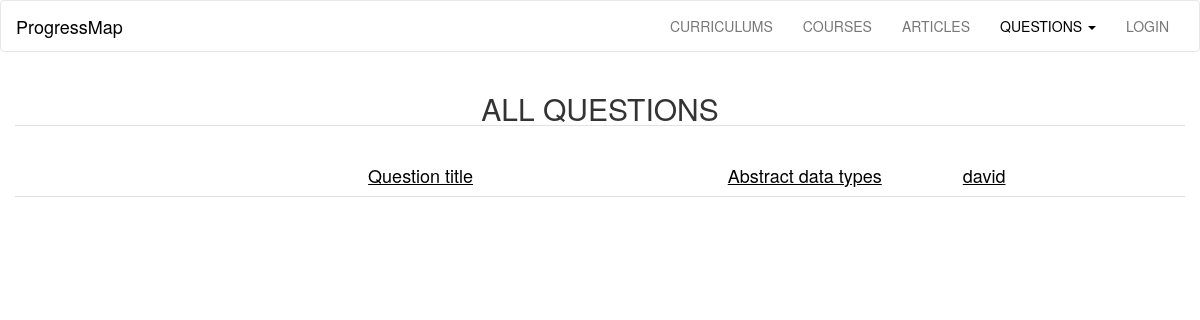
The page /questions/ on the database as committed earlier.
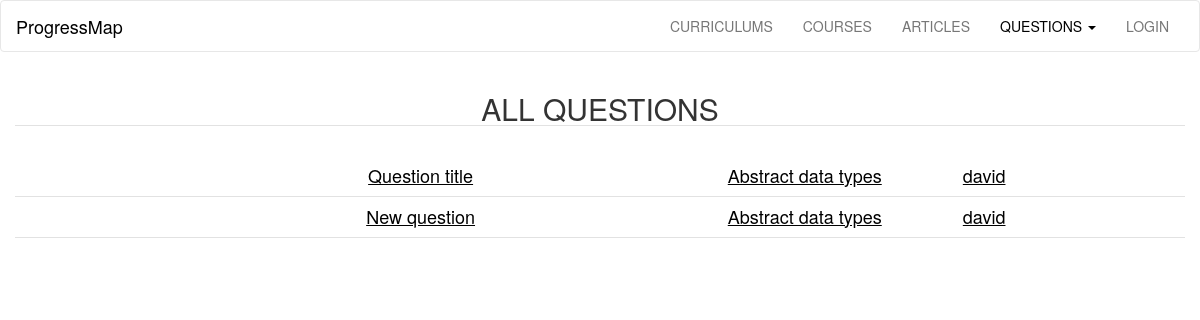
The same page on the database as committed later.
### progressMap/models.py (models this page shows, shortened)
class Questions(db.Model):
	id= db.Column(db.Integer, primary_key = True)
	title = db.Column(db.Text, nullable = False)
	message = db.Column(db.Text, nullable = False)
	user_id = db.Column(db.Integer, db.ForeignKey('user.id'), nullable=False)
	article_id = db.Column(db.Integer, db.ForeignKey('articles.id'), nullable=False)
	comments = db.relationship('Comments', backref = 'question', lazy = 'dynamic')

class Articles(db.Model):
	id  = db.Column(db.Integer, primary_key = True)
	title = db.Column(db.String(300), nullable=False)
	description = db.Column(db.Text, nullable=False)
	questions = db.relationship('Questions', backref='article', lazy='dynamic')
	user_id = db.Column(db.Integer, db.ForeignKey('user.id'), nullable=False)
	course_id = db.Column(db.Integer, db.ForeignKey('courses.id'), nullable=False)
	curriculum_id = db.Column(db.Integer, db.ForeignKey('curriculums.id'), nullable=False)

class User(db.Model, UserMixin):
	id = db.Column(db.Integer, primary_key = True)
	username = db.Column(db.String(40), unique = True)
	email = db.Column(db.String(120), unique = True)
	password_hash = db.Column(db.String)
	articles =  db.relationship('Articles', backref='user', lazy='dynamic')
	courses =  db.relationship('Courses', backref='user', lazy='dynamic')
	curriculums =  db.relationship('Curriculums', backref='user', lazy='dynamic')
	questions = db.relationship('Questions', backref='user', lazy='dynamic')
	comments = db.relationship('Comments', backref='user', lazy='dynamic')
	completed = db.relationship('Completed', backref='user', lazy='dynamic')
	allContent = db.relationship('AllContent', backref='user', lazy='dynamic')
	@property
	def password(self):
		raise AttributeError('password: write-only field')

### progressMap/questions/views.py (the view)
@questions.route('/', defaults={'page':'all'})
@questions.route('/<page>')
def show(page):
	if page == 'all':
		allQuestions = models.getFromDb(models.Questions, 6)
		allComments = models.getFromDb2(models.Comments, 6)
		return render_template('questions.html', allQuestions=allQuestions, allComments=allComments)
	elif page ==  models.getByTitle(models.Questions, page).title:
		question = models.getByTitle(models.Questions, page)
		comments = models.getComments(question)
		return render_template('showQuestion.html', question=question, comments=comments)
	else:
		abort(404)

### progressMap/models.py (called while the page is built)
def getFromDb(className, num):
	return className.query.order_by(desc(className.title)).limit(num)

def getFromDb2(className, num):
	return className.query.order_by(desc(className.message)).limit(num)

### progressMap/templates/questions.html (shortened to what this page needs)
{% extends 'base.html' %}
{% block questions_link %}
<li class="dropdown">
<a class="dropdown-toggle active" data-toggle="dropdown" href="#">QUESTIONS
<span class="caret"></span></a>
</li>
{% endblock %}
{% block content %}
<section class="container-fluid content">
	<h2 class="text-center b-down">ALL QUESTIONS</h2>
	<br />
	{% for question in allQuestions%}
	<section class="b-down message text-center underline">
		<h4 class="messageCol">
			<a href="{{ url_for('questions.show', page = question.title) }}">
				{{ question.title.capitalize() }}
			</a>
		</h4>
		<h4>
			<a href="{{ url_for('articles.show', page = question.article.title) }}">
				{{ question.article.title.capitalize() }}
			</a>
		</h4>
		<h4>
			<a href="{{ url_for('user.userPage', username = question.user.username) }}">
				{{ question.user.username }}
			</a>
		</h4>
	</section>
	{% else %}
		<h4 class="text-center">No questions added yet.</h4>
	{% endfor %}
	</section>
{% endblock %}

### progressMap/templates/base.html (shortened to what this page needs)
<!doctype html>
<html>
<head>
	<link rel="stylesheet" href="{{ url_for('static', filename='css/bootstrap.min.css') }}">
	<link rel='stylesheet' href="{{ url_for('static', filename='css/main.css') }}">
</head>
<body>
	<nav class="navbar navbar-default">
		<div class="container-fluid">
			<div class="navbar-header">
				<a class="navbar-brand active" href="{{ url_for('main.show', page='map') }}">
					ProgressMap
				</a>
			</div>
			<div class="collapse navbar-collapse" id="myNavbar">
				<ul class="nav navbar-nav navbar-right nav-items text-center">
					{% block curriculums_link %}
  					<li><a href="{{ url_for('curriculums.show')}}">CURRICULUMS</a></li>
					{% endblock %}
					{% block courses_link %}
  					<li><a href="{{ url_for('courses.show')}}">COURSES</a></li>
					{% endblock %}
					{% block articles_link %}
  					<li><a href="{{ url_for('articles.show')}}">ARTICLES</a></li>
					{% endblock %}
					{% block questions_link %}{% endblock %}
					{% block user_link %}
					{% if current_user.is_authenticated %}
					<li class="dropdown">
                        <a class="dropdown-toggle" data-toggle="dropdown" href="#">{{current_user.username}}
                            <span class="caret"></span></a>
                        <ul class="dropdown-menu">
                            <li class="text-center"><a href="{{ url_for('user.userPage', username=current_user.username) }}">PROGRESS</a></li>
							<li class="text-center">
								<a href="{{ url_for('user.addedContent', username=current_user.username)}}">CONTENT</a>
							</li>
                            <li class="text-center"><a href="{{ url_for('add.main')}}">ADD CONTENT</a></li>
                            <li class="text-center"><a href="{{ url_for('main.show', page='signout')}}">SIGN OUT</a></li>
                        </ul>
                    </li>
					{% else %}
					<li><a href="{{ url_for('main.show', page='login') }}">LOGIN</a>
					</li>
					{% endif %}
					{% endblock %}
				</ul>
			</div>
		</div>
	</nav>
	{% block content %}{% endblock %}
</body>
</html>

### progressMap/static/css/main.css (style rules this page uses)
a { color: black; text-decoration: none; }
@media screen and (min-width: 550px) { .message * { display: inline-block; } }
@media screen and (min-width: 550px) { .messageCol { width: 45%; } }
@media screen and (min-width: 550px) { .message h4:not(:first-child) { width: 10%; } }
@media screen and (min-width: 550px) { .message h4:nth-child(2) { width: 20%; } }
.underline a { color: black; text-decoration: underline; }
.navbar-default .navbar-nav>li>a.active { color: black; }
.navbar-default { background-color: white; }
.navbar-default .navbar-brand { color: black; }
.content { background-color: white; }
.b-down { border-bottom: 1px solid #e2e2e2; }

Rows that differ between the two databases and show on the page:
added Questions: title "New question", article "Abstract data types", user.username "david"
